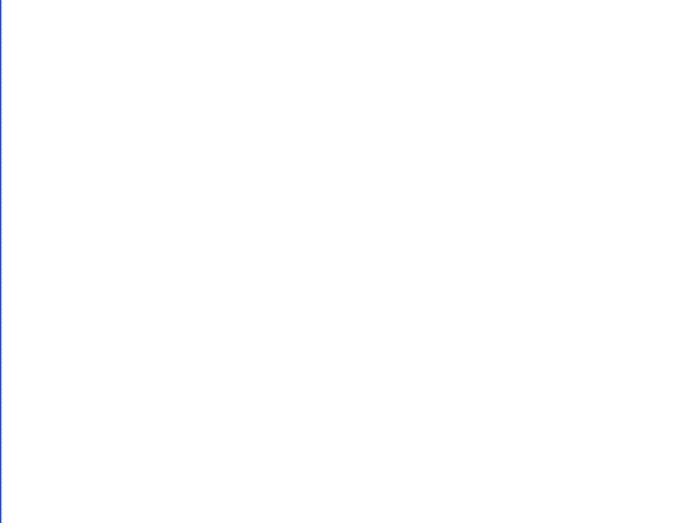
#> input picture Picture/white.jpg, 675 x 523 px, found by its file name
$ python B1.py
#> lines starting #> are read from the running program, lines starting #| are printed output that depends on the picture
import cv2
import numpy as np

img = cv2.imread("D:/CodeTGMT/Picture/white.jpg")
#> img is the input picture: shape (523, 675, 3); mean B, G, R 254.9, 254.6, 254.5

cv2.line(img, (50, 70), (300, 70), (0, 0, 255), 3, lineType=cv2.LINE_AA)

cv2.rectangle(img, (50, 100), (250, 220), color=(0, 255, 0), thickness=3)

cv2.circle(img, (150, 340), 60, (255, 0, 0),3)

cv2.ellipse(img, (450,70), (100,50), 0, 0, 360, (0,120,255), 3)

pts = np.array([(400, 200), (500, 300), (460, 420), (340, 420), (300,300)], np.int32).reshape((-1, 1, 2))
cv2.polylines(img, [pts], isClosed=True, color=(50, 50, 200), thickness=3)

cv2.putText(img, "TranNgocHai", (50, 50),
            fontFace=cv2.FONT_HERSHEY_SIMPLEX, fontScale=1.5,
            color=(0, 0, 0))
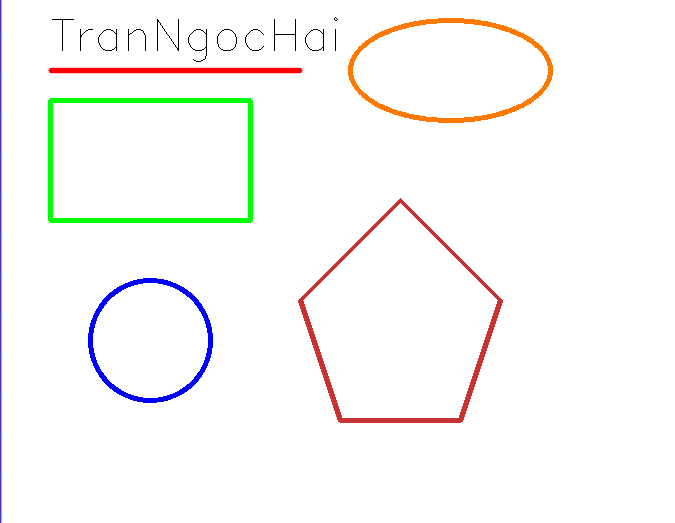
#> img: shape (523, 675, 3); mean B, G, R 247.7, 249.1, 249.9


cv2.imshow("Ve", img)
cv2.waitKey(0)
cv2.destroyAllWindows()
